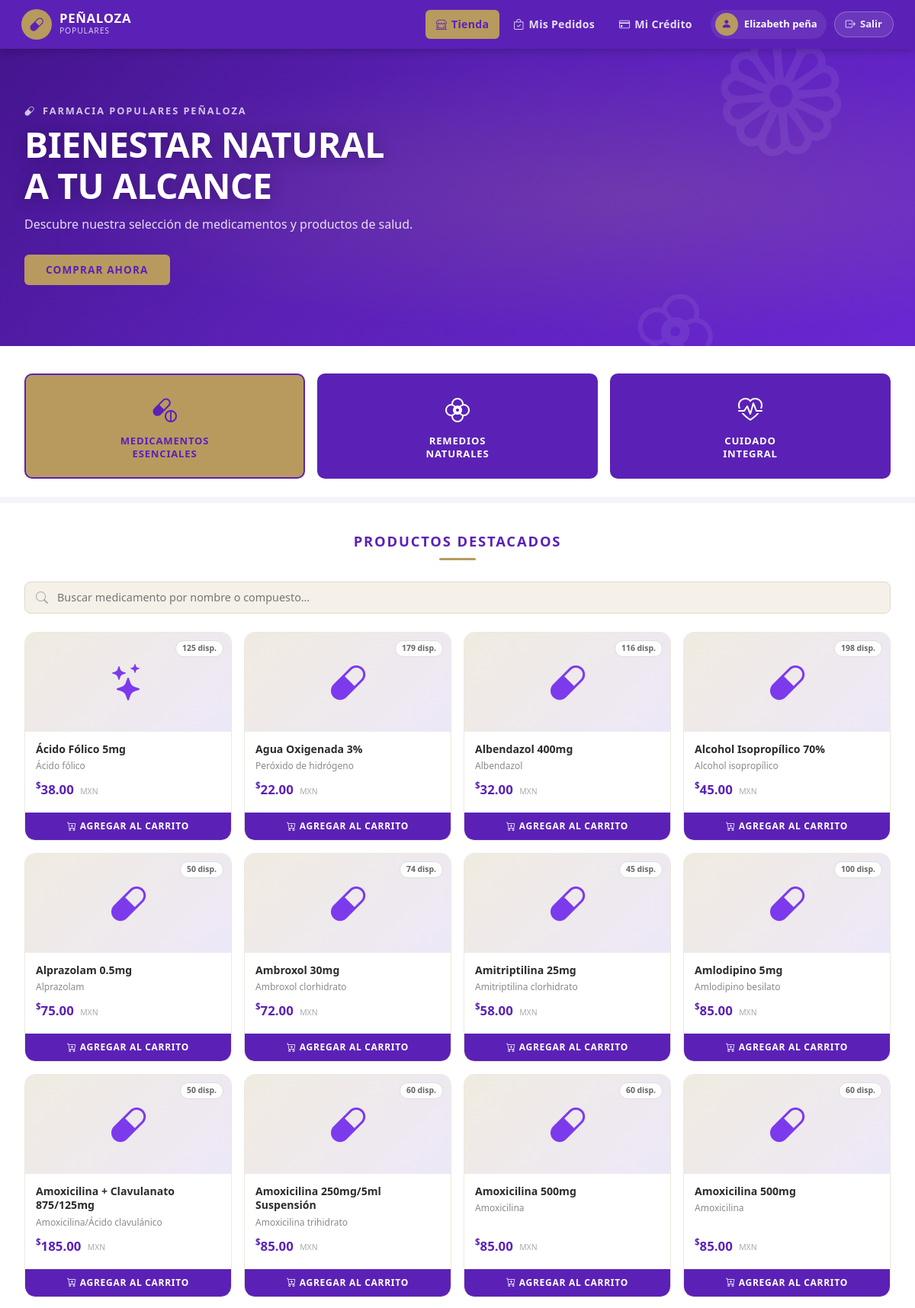
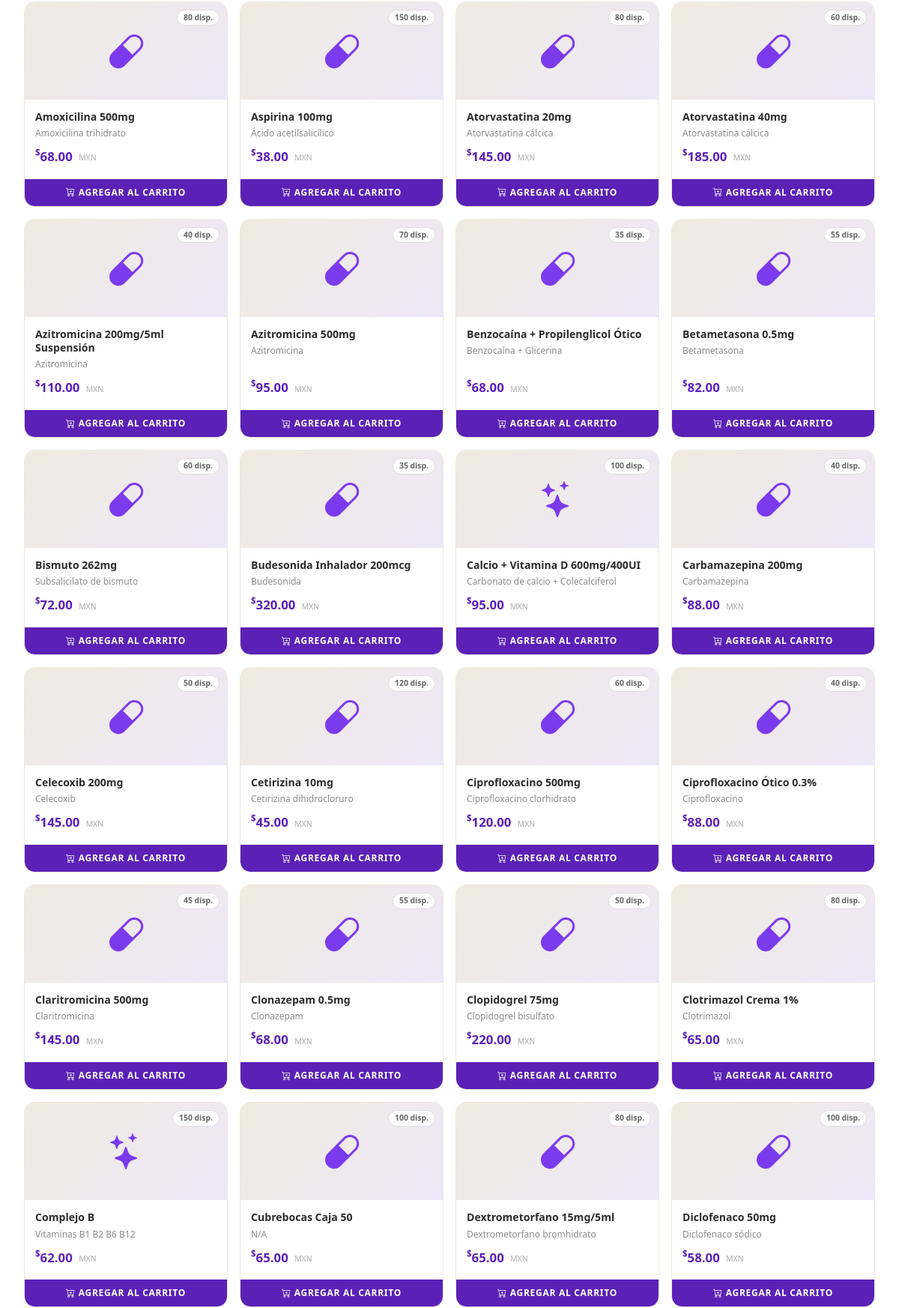
The app's page /WEb_PP/cliente.php (signed in, upper part) with its own data (2 pictures, top to bottom).
### tables this page shows
CREATE TABLE `productos` (
  `id_producto` int(11) NOT NULL,
  `nombre` varchar(200) NOT NULL,
  `compuesto` varchar(150) DEFAULT NULL,
  `numero_lote` varchar(60) DEFAULT NULL,
  `categoria` varchar(100) NOT NULL,
  `laboratorio` varchar(150) DEFAULT NULL,
  `presentacion` varchar(100) DEFAULT NULL,
  `fecha_caducidad` date DEFAULT NULL,
  `precio` decimal(10,2) NOT NULL DEFAULT 0.00,
  `precio_mayoreo` decimal(10,2) NOT NULL DEFAULT 0.00,
  `costo_adquisicion` decimal(10,2) NOT NULL DEFAULT 0.00,
  `stock` int(11) NOT NULL DEFAULT 0,
  `stock_minimo` int(11) NOT NULL DEFAULT 0,
  `descripcion` text DEFAULT NULL,
  `estado` enum('disponible','agotado','descontinuado') NOT NULL DEFAULT 'disponible',
  `fecha_registro` datetime NOT NULL DEFAULT current_timestamp()
);

### WEb_PP/app_helpers.php (called while the page is built, shortened)
<?php
if (!function_exists('h')) {
    function h($value) {
        return htmlspecialchars((string)$value, ENT_QUOTES, 'UTF-8');
    }
}
if (!function_exists('expiry_status')) {
    function expiry_status($fecha) {
        $today  = new DateTimeImmutable(date('Y-m-d'));
        $expiry = new DateTimeImmutable($fecha);
        $days   = (int)$today->diff($expiry)->format('%r%a');
        if ($days <= 90) return ['status' => 'warning',       'days' => $days, 'message' => 'Proximo a vencer - ' . $days . ' dias'];
        return ['status' => 'ok', 'days' => $days, 'message' => ''];
    }
}
if (!function_exists('can_sell_product')) {
    function can_sell_product(array $producto) {
        $status = expiry_status($producto['fecha_caducidad'] ?? null);
        return $status['status'] !== 'expired' && $status['status'] !== 'expired_today';
    }
}
?>

### WEb_PP/cliente.php (the view, shortened to what this page needs)
<?php
require_once 'db.php';
require_once 'app_helpers.php';
include 'cliente_header.php';
$tab        = $_GET['tab'] ?? 'tienda';
$productos = $conexion->query("SELECT * FROM productos WHERE stock > 0 AND estado='disponible' ORDER BY nombre ASC LIMIT 200")->fetchAll(PDO::FETCH_ASSOC);
$productos  = array_values(array_filter($productos, 'can_sell_product'));
?>
<?php if ($tab === 'tienda'): ?>
<section class="hero-section">
    <span class="hero-leaf l1"><i class="bi bi-flower1"></i></span>
    <span class="hero-leaf l2"><i class="bi bi-flower2"></i></span>
    <div style="position:relative;z-index:1;max-width:640px;">
        <p class="mb-2" style="font-size:.8rem;font-weight:700;letter-spacing:.15em;text-transform:uppercase;opacity:.75;">
            <i class="bi bi-capsule me-1"></i> Farmacia Populares Peñaloza
        </p>
        <h1 class="hero-title">BIENESTAR NATURAL<br>A TU ALCANCE</h1>
        <p class="hero-sub">Descubre nuestra selección de medicamentos y productos de salud.</p>
        <a href="#catalogo-grid" class="btn-hero" onclick="document.getElementById('catalogo-grid').scrollIntoView({behavior:'smooth'});return false;">
            COMPRAR AHORA
        </a>
    </div>
</section>
<section class="cat-section">
    <div class="row g-3 mb-2 pb-4">
        <div class="col-4">
            <a class="cat-card active-cat" href="#catalogo-grid" onclick="filtrarCategoria('medicamentos');return false;">
                <span class="cat-icon"><i class="bi bi-capsule-pill"></i></span>
                <div class="cat-label">Medicamentos<br>Esenciales</div>
            </a>
        </div>
        <div class="col-4">
            <a class="cat-card" href="#catalogo-grid" onclick="filtrarCategoria('naturales');return false;">
                <span class="cat-icon"><i class="bi bi-flower2"></i></span>
                <div class="cat-label">Remedios<br>Naturales</div>
            </a>
        </div>
        <div class="col-4">
            <a class="cat-card" href="#catalogo-grid" onclick="filtrarCategoria('cuidado');return false;">
                <span class="cat-icon"><i class="bi bi-heart-pulse"></i></span>
                <div class="cat-label">Cuidado<br>Integral</div>
            </a>
        </div>
    </div>
</section>
<section class="products-section" id="catalogo-grid">
    <div class="section-title">PRODUCTOS DESTACADOS</div>
    <div class="search-bar mb-4">
        <i class="bi bi-search"></i>
        <input type="text" id="buscarProd" placeholder="Buscar medicamento por nombre o compuesto…" oninput="filtrarProductos()">
    </div>
    <div class="row g-3" id="catalogoGrid">
    <?php
    foreach ($productos as $pr):
        $cats = strtolower($pr['categoria'] ?? '');
        if (strpos($cats,'natur') !== false || strpos($cats,'herb') !== false || strpos($cats,'plant') !== false) {
            $dataCat = 'naturales';
        } elseif (strpos($cats,'cuida') !== false || strpos($cats,'higien') !== false || strpos($cats,'bello') !== false) {
            $dataCat = 'cuidado';
        } else {
            $dataCat = 'medicamentos';
        }
    ?>
    <div class="col-6 col-md-4 col-lg-3 prod-col"
         data-nombre="<?php echo strtolower(h($pr['nombre'])); ?>"
         data-compuesto="<?php echo strtolower(h($pr['compuesto'] ?? '')); ?>"
         data-cat="<?php echo $dataCat; ?>">
        <div class="prod-card h-100">
            <div class="prod-card-img">
                <?php
                $ico = 'bi-capsule';
                $c   = strtolower($pr['categoria'] ?? '');
                if (str_contains($c,'crema') || str_contains($c,'ungüento') || str_contains($c,'gel'))  $ico = 'bi-droplet-half';
                elseif (str_contains($c,'jarabe') || str_contains($c,'soluci'))                         $ico = 'bi-cup-straw';
                elseif (str_contains($c,'inyec') || str_contains($c,'ampol'))                           $ico = 'bi-eyedropper';
                elseif (str_contains($c,'natur') || str_contains($c,'herb') || str_contains($c,'plant'))$ico = 'bi-flower2';
                elseif (str_contains($c,'cuida') || str_contains($c,'bello'))                           $ico = 'bi-heart-pulse';
                elseif (str_contains($c,'vitamina') || str_contains($c,'suple'))                        $ico = 'bi-stars';
                ?>
                <i class="bi <?php echo $ico; ?>"></i>
            </div>
            <span class="prod-stock-badge"><?php echo (int)$pr['stock']; ?> disp.</span>
            <div class="prod-card-body">
                <div class="prod-name"><?php echo h($pr['nombre']); ?></div>
                <?php if (!empty($pr['compuesto'])): ?>
                    <div class="prod-compuesto"><?php echo h($pr['compuesto']); ?></div>
                <?php endif; ?>
                <div class="prod-price">
                    <span class="currency">$</span><?php echo number_format((float)$pr['precio'], 2); ?>
                    <span class="unit-label">MXN</span>
                </div>
            </div>
            <button class="btn-agregar" onclick='agregarAlCarrito(<?php echo json_encode([
                "id"     => (int)$pr["id_producto"],
                "nombre" => $pr["nombre"],
                "precio" => (float)$pr["precio"],
                "stock"  => (int)$pr["stock"]
            ]); ?>)'>
                <i class="bi bi-cart-plus me-1"></i>AGREGAR AL CARRITO
            </button>
        </div>
    </div>
    <?php endforeach; ?>
    </div>
</section>
<?php endif; ?>
</div>
</body>
</html>

### WEb_PP/cliente_header.php (style rules this page uses)
:root { --verde: #5b21b6; --verde-md: #7c3aed; --verde-lt: #a78bfa; --crema: #f7f3fb; --crema-dk: #ede8f8; --dorado: #b89a5e; --dorado-lt:#d4b97a; --texto: #2c2c2c; }
* { box-sizing: border-box; }
body { background-color: var(--crema); font-family: 'Segoe UI', system-ui, sans-serif; color: var(--texto); margin: 0; padding: 0; }

### records on screen
productos: stock "125", nombre "Ácido Fólico 5mg", compuesto "Ácido fólico", precio "38.00"
productos: stock "179", nombre "Agua Oxigenada 3%", compuesto "Peróxido de hidrógeno", precio "22.00"
productos: stock "116", nombre "Albendazol 400mg", compuesto "Albendazol", precio "32.00"
productos: stock "198", nombre "Alcohol Isopropílico 70%", compuesto "Alcohol isopropílico", precio "45.00"
productos: stock "50", nombre "Alprazolam 0.5mg", compuesto "Alprazolam", precio "75.00"
productos: stock "74", nombre "Ambroxol 30mg", compuesto "Ambroxol clorhidrato", precio "72.00"
productos: stock "45", nombre "Amitriptilina 25mg", compuesto "Amitriptilina clorhidrato", precio "58.00"
productos: stock "100", nombre "Amlodipino 5mg", compuesto "Amlodipino besilato", precio "85.00"
productos: stock "50", nombre "Amoxicilina + Clavulanato 875/125mg", compuesto "Amoxicilina/Ácido clavulánico", precio "185.00"
productos: stock "60", nombre "Amoxicilina 250mg/5ml Suspensión", compuesto "Amoxicilina trihidrato", precio "85.00"
productos: stock "60", nombre "Amoxicilina 500mg", compuesto "Amoxicilina", precio "85.00"
productos: stock "60", nombre "Amoxicilina 500mg", compuesto "Amoxicilina", precio "85.00"
productos: stock "80", nombre "Amoxicilina 500mg", compuesto "Amoxicilina trihidrato", precio "68.00"
productos: stock "150", nombre "Aspirina 100mg", compuesto "Ácido acetilsalicílico", precio "38.00"
productos: stock "80", nombre "Atorvastatina 20mg", compuesto "Atorvastatina cálcica", precio "145.00"
productos: stock "60", nombre "Atorvastatina 40mg", compuesto "Atorvastatina cálcica", precio "185.00"
productos: stock "40", nombre "Azitromicina 200mg/5ml Suspensión", compuesto "Azitromicina", precio "110.00"
productos: stock "70", nombre "Azitromicina 500mg", compuesto "Azitromicina", precio "95.00"
productos: stock "35", nombre "Benzocaína + Propilenglicol Ótico", compuesto "Benzocaína + Glicerina", precio "68.00"
productos: stock "55", nombre "Betametasona 0.5mg", compuesto "Betametasona", precio "82.00"
productos: stock "60", nombre "Bismuto 262mg", compuesto "Subsalicilato de bismuto", precio "72.00"
productos: stock "35", nombre "Budesonida Inhalador 200mcg", compuesto "Budesonida", precio "320.00"
productos: stock "100", nombre "Calcio + Vitamina D 600mg/400UI", compuesto "Carbonato de calcio + Colecalciferol", precio "95.00"
productos: stock "40", nombre "Carbamazepina 200mg", compuesto "Carbamazepina", precio "88.00"
productos: stock "50", nombre "Celecoxib 200mg", compuesto "Celecoxib", precio "145.00"
productos: stock "120", nombre "Cetirizina 10mg", compuesto "Cetirizina dihidrocloruro", precio "45.00"
productos: stock "60", nombre "Ciprofloxacino 500mg", compuesto "Ciprofloxacino clorhidrato", precio "120.00"
productos: stock "40", nombre "Ciprofloxacino Ótico 0.3%", compuesto "Ciprofloxacino", precio "88.00"
productos: stock "45", nombre "Claritromicina 500mg", compuesto "Claritromicina", precio "145.00"
productos: stock "55", nombre "Clonazepam 0.5mg", compuesto "Clonazepam", precio "68.00"
productos: stock "50", nombre "Clopidogrel 75mg", compuesto "Clopidogrel bisulfato", precio "220.00"
productos: stock "80", nombre "Clotrimazol Crema 1%", compuesto "Clotrimazol", precio "65.00"
productos: stock "150", nombre "Complejo B", compuesto "Vitaminas B1 B2 B6 B12", precio "62.00"
productos: stock "100", nombre "Cubrebocas Caja 50", compuesto "N/A", precio "65.00"
productos: stock "80", nombre "Dextrometorfano 15mg/5ml", compuesto "Dextrometorfano bromhidrato", precio "65.00"
productos: stock "100", nombre "Diclofenaco 50mg", compuesto "Diclofenaco sódico", precio "58.00"

### other values on screen
$nombreSesion "Elizabeth peña"
